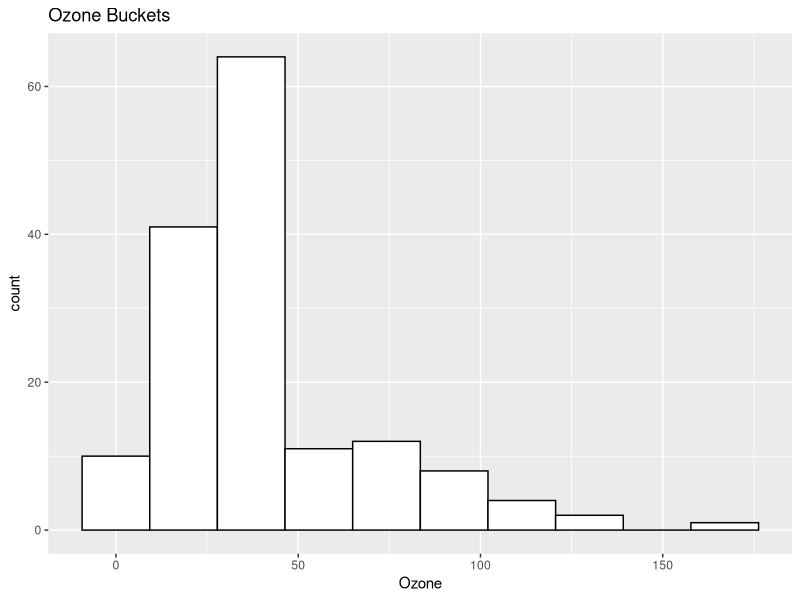
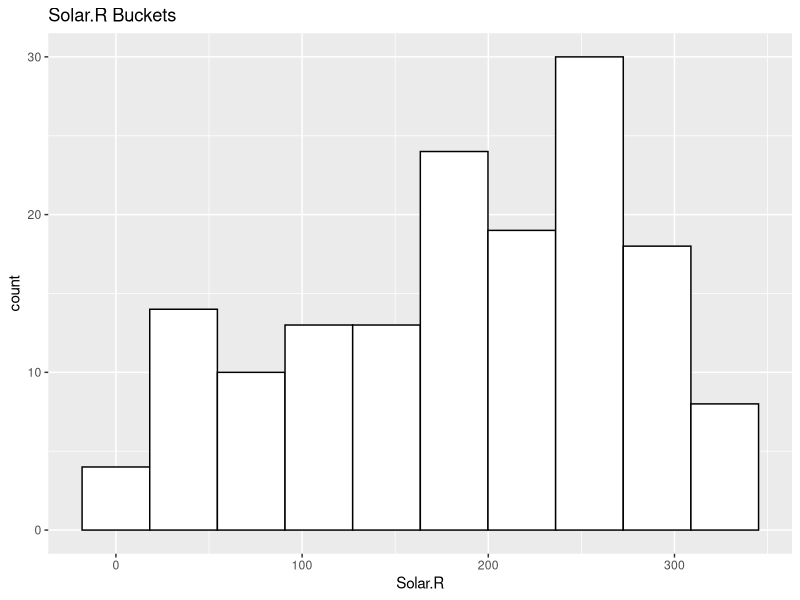
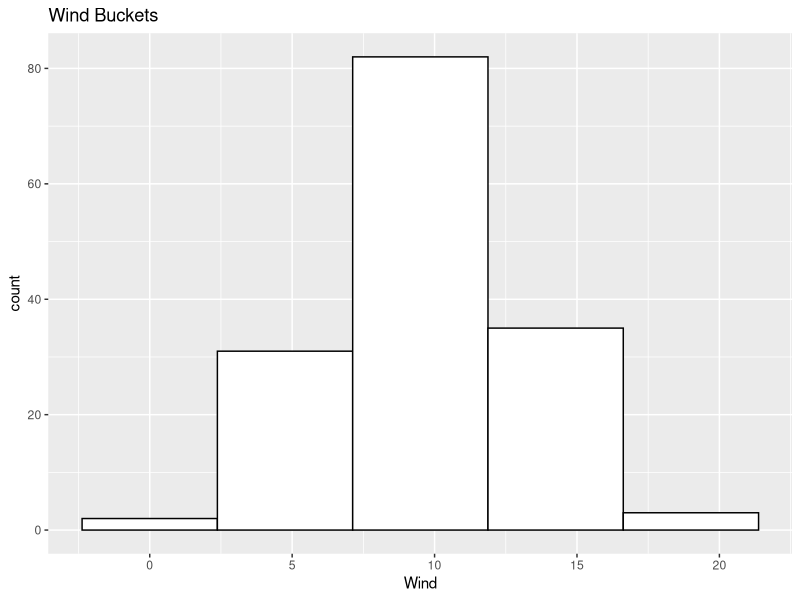
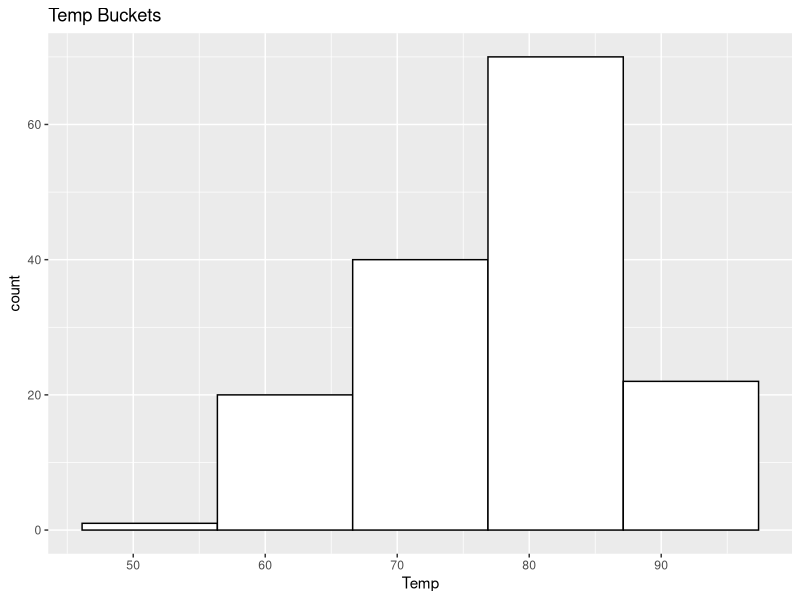
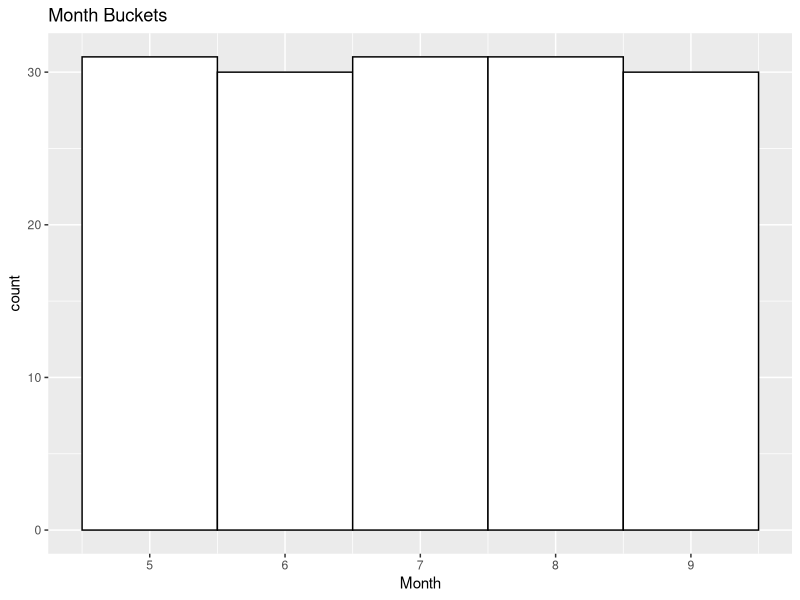
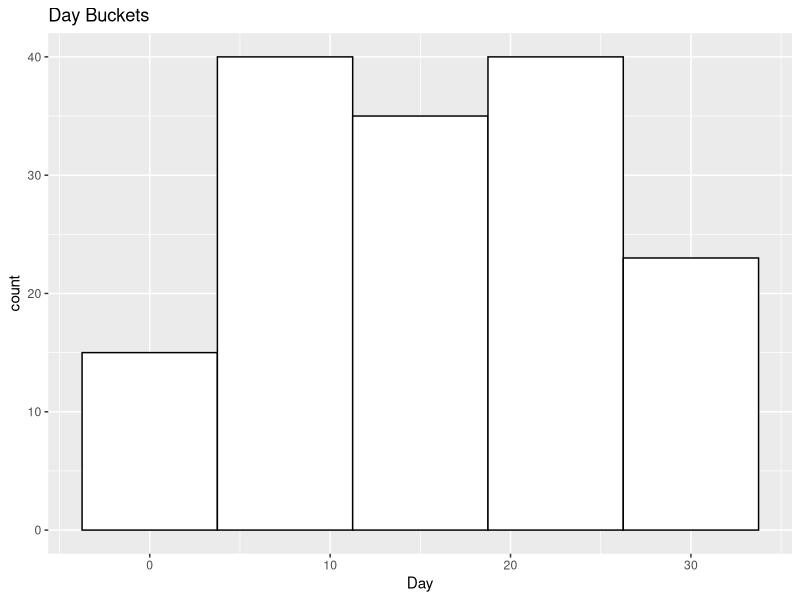
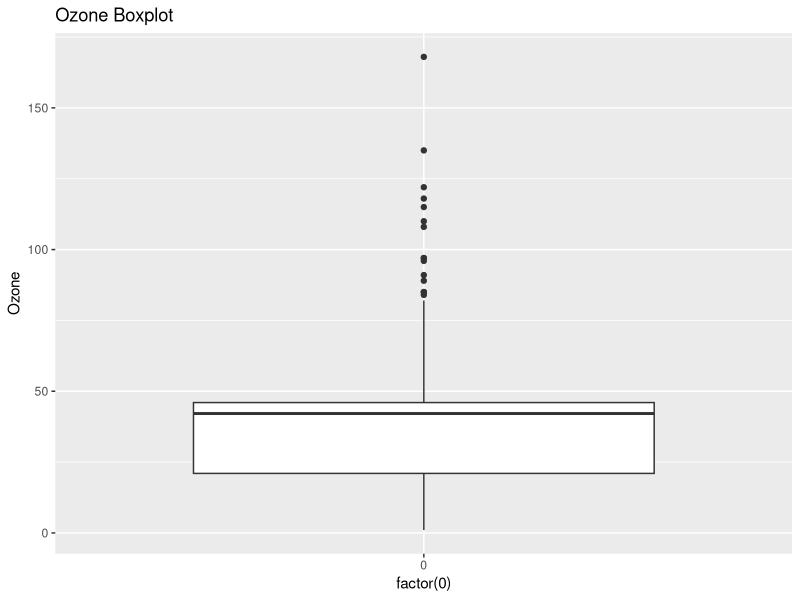
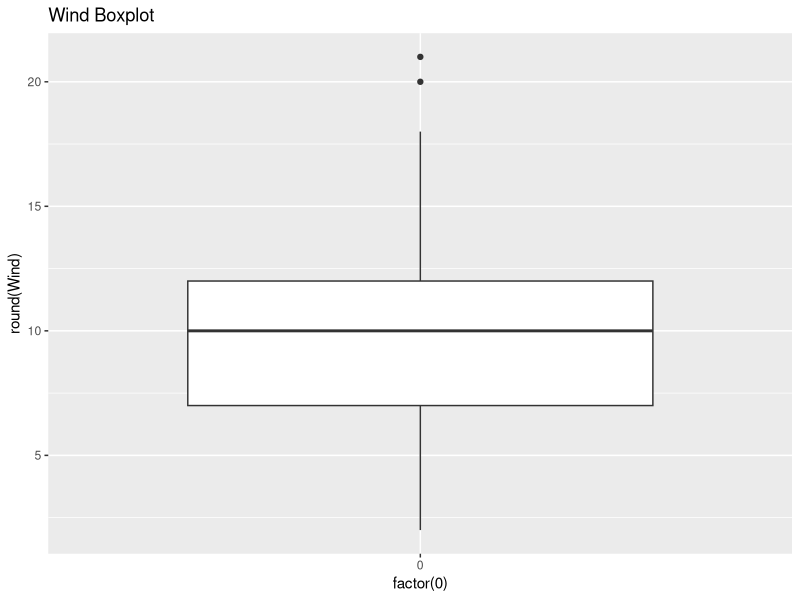

Write the R code that produced these figures, in order.
#### Kelsey Wenzel
#### IST 687
#### Homework 6
#### Description: Viz HW: Air Quality Analysis

#install.packages("ggplot2")
library(ggplot2)
library(reshape2)

## Step 1: Load the data
airdf<- airquality

## Step 2: Clean the data
# Replace null values with mean of column
airdf$Solar.R[is.na(airdf$Solar.R)] <- mean(airdf$Solar.R[!is.na(airdf$Solar.R)])
airdf$Ozone[is.na(airdf$Ozone)] <- mean(airdf$Ozone[!is.na(airdf$Ozone)])
airdf$Wind[is.na(airdf$Wind)] <- mean(airdf$Wind[!is.na(airdf$Wind)])
airdf$Temp[is.na(airdf$Temp)] <- mean(airdf$Temp[!is.na(airdf$Temp)])


## Step 3: Understand the Data Distribution
# create histogram for each variable
ozonehist<- ggplot(airdf, aes(x=Ozone)) + geom_histogram(bins=10, fill="white",color="black") + ggtitle("Ozone Buckets")
ozonehist
solarhist<- ggplot(airdf, aes(x=Solar.R)) + geom_histogram(bins=10, fill="white",color="black") + ggtitle("Solar.R Buckets")
solarhist
windhist<- ggplot(airdf, aes(x=Wind)) + geom_histogram(bins=5, fill="white",color="black") + ggtitle("Wind Buckets")
windhist
temphist<- ggplot(airdf, aes(x=Temp)) + geom_histogram(bins=5, fill="white",color="black") + ggtitle("Temp Buckets")
temphist
monthhist<- ggplot(airdf, aes(x=Month)) + geom_histogram(bins=5, fill="white",color="black") + ggtitle("Month Buckets")
monthhist
dayhist<- ggplot(airdf, aes(x=Day)) + geom_histogram(bins=5, fill="white",color="black") +ggtitle ("Day Buckets")
dayhist

# Boxplot for Ozone
ozonebox <- ggplot(airdf,aes(x=factor(0),Ozone)) + geom_boxplot() + ggtitle ("Ozone Boxplot")
ozonebox

# Boxplot for Wind with rounding wind values
windbox <- ggplot(airdf,aes(x=factor(0),round(Wind))) + geom_boxplot() + ggtitle("Wind Boxplot")
windbox

## Step 4: Explore how the data changes over time
# create date column
newdate <- paste(airdf$Month, airdf$Day, "1973", sep="/", collapse = NULL)
airdf$date <- as.Date(newdate, "%m/%d/%Y")

# Create line charts for Ozone, Solar.R, Wind and Temp
ozoneline <- ggplot(airdf, aes(x=date, y=Ozone)) + geom_line (color="red",size=2.0)
ozoneline
solarline <- ggplot(airdf, aes(x=date, y=Solar.R)) + geom_line (color="blue", size=2.0)
solarline
windline <- ggplot(airdf,aes(x=date, y=Wind)) + geom_line(color="black", size=2.0)
windline
templine <- ggplot(airdf, aes(x=date, y=Temp)) +geom_line(color="green", size=2.0)
templine

# Create a line chart with all 4 Variables
allfour<- ggplot(airdf, aes(x=date)) +
  geom_line(aes(y=Ozone,col="Ozone"),size=1) +
  geom_line(aes(y=Solar.R,col="Solar.R"),size=1) +
  geom_line(aes(y=Wind,col="Wind"),size=1) +
  geom_line(aes(y=Temp,col="Temp"),size=1) +
  guides(col=guide_legend("Variable"))+
  ylab("Measure")  +
  scale_y_continuous(breaks=seq(0,350,20))
allfour

## Step 5: Look at all the data via a Heatmap
# melt data to get x,y,and z values for heatmap
melteddf<- melt(data = airdf, id.vars = "date", measure.vars = c("Ozone", "Solar.R", "Wind", "Temp"))

# create a heatmap
heatgrey<- ggplot(melteddf, aes(x=date, y=variable)) +
  geom_tile(aes(fill= value), color="white") +scale_fill_gradient(low="white",high="black")
heatgrey

## Step 6: Look at al the data via a scatter chart
scatter <- ggplot(airdf,aes(x=Wind,y=Temp)) + geom_point(aes(size=Ozone, color=Solar.R))
scatter

## Step 7: Final Analysis 
# Do you see any patterns after exploring the data?:
# I noticed different patterns with each visual. With the Line graphs containing all four variables, I was 
# able to notice how Solar.R's range was much greater than the other variables and how Wind and Temperate were
# more stable with range. With the scatter chart, you are able to see different relationships among the variables,
# such as apparent correlations among Wind, Temp and Ozone.

# What was the most useful Visualization?
# I personally thought the scatter plot was the most useful for seeing relationships. However, it would depend
# on the questions asked about the data. For simple math questions, such as max or minimum, the line graph with
# all four variables would be the most useful. 



